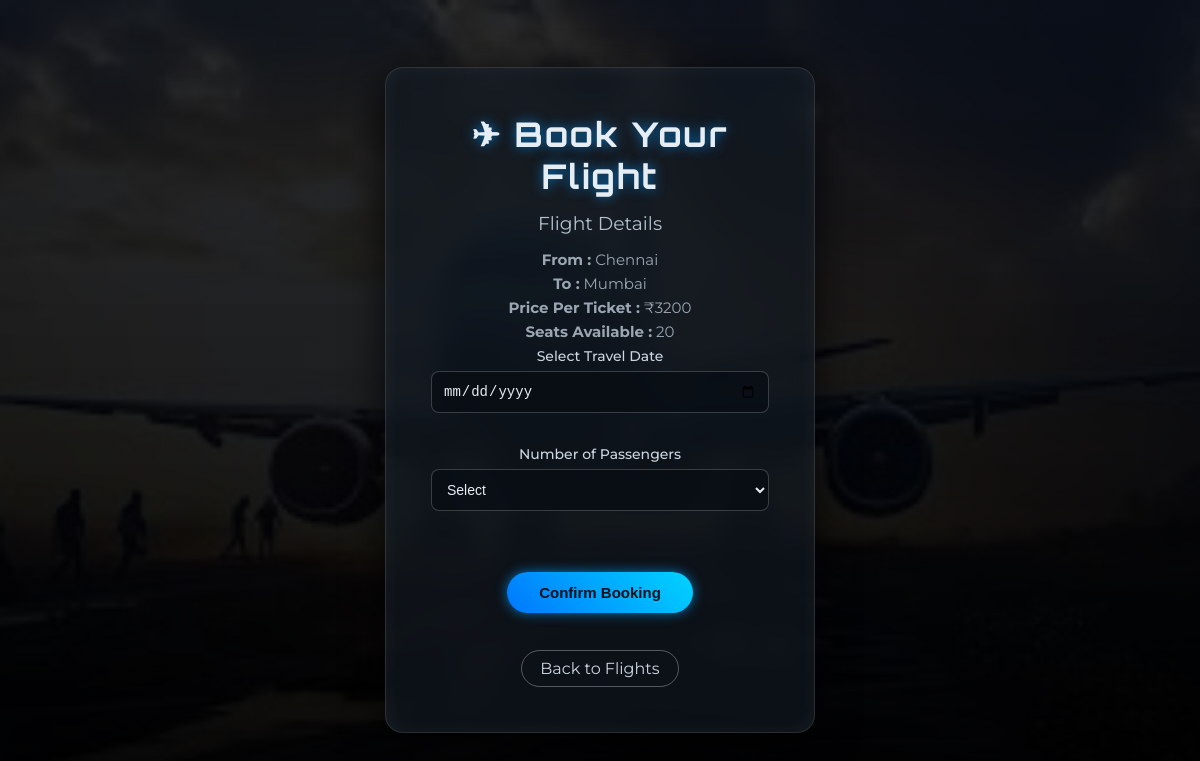
Page /book/2 (signed in) on the committed database.
### main1.py (models this page shows)
class Flight(db.Model):
    id = db.Column(db.Integer, primary_key=True)
    from_city = db.Column(db.String(50), nullable=False)
    to_city = db.Column(db.String(50), nullable=False)
    price = db.Column(db.Integer, nullable=False)
    seats_available = db.Column(db.Integer, nullable=False)

### main1.py (the view, shortened to what this page needs)
@app.route("/book/<int:flight_id>", methods=["GET", "POST"])
def book_flight(flight_id):
    if "username" not in session:
        return redirect(url_for("login"))
    flight = Flight.query.get_or_404(flight_id)
    today = datetime.date.today().strftime("%Y-%m-%d")
    return render_template("book.html", flight=flight, today=today, username=session["username"])

### templates/book.html (shortened to what this page needs)
<!DOCTYPE html>
<html>
<head>
    <link rel="stylesheet" href="{{ url_for('static', filename='book.css') }}">
</head>
<body>
    <div class="overlay">
        <div class="booking-card">
            <h1>✈ Book Your Flight</h1>
            <h3>Flight Details</h3>
            <p><b>From :</b> {{ flight.from_city }}</p>
            <p><b>To :</b> {{ flight.to_city }}</p>
            <p><b>Price Per Ticket :</b> ₹{{ flight.price }}</p>
            <p><b>Seats Available :</b> {{ flight.seats_available }}</p>
            <form method="POST">
                <label>Select Travel Date</label>
                <br>
                <input type="date" name="travel_date" min="{{ today }}" required>
                <br><br>
                <label>Number of Passengers</label>
                <br>
                <select id="passengers" onchange="generatePassengers()" required>
                    <option value="">Select</option>
                </select>
                <br><br>
                <button type="submit">Confirm Booking</button>
            </form>
            <br>
            <a href="{{ url_for('home') }}" class="back-btn">Back to Flights</a>
        </div>
    </div>
</body>
</html>

### static/book.css (style rules this page uses)
* { margin:0; padding:0; box-sizing:border-box; }
body { font-family: 'Montserrat', sans-serif; color:#e6edf3; min-height:100vh; display:flex; justify-content:center; align-items:center; flex-direction:column; text-align:center; background: url('images/book.jpg') no-repeat center center fixed; background-size: cover; position:relative; }
body::before { content:""; position:absolute; top:0; left:0; width:100%; height:100%; background:linear-gradient( 180deg, rgba(5,10,20,0.85), rgba(0,0,0,0.95) ); z-index:0; }
.booking-card { position:relative; z-index:2; width:430px; padding:45px; border-radius:18px; background:rgba(18,25,35,0.65); backdrop-filter:blur(12px); border:1px solid rgba(255,255,255,0.12); box-shadow: 0 10px 40px rgba(0,0,0,0.8), inset 0 0 20px rgba(255,255,255,0.05); transition:all .35s; }
h1 { font-family:'Orbitron',sans-serif; font-size:34px; letter-spacing:2px; margin-bottom:15px; color:#e6edf3; text-shadow: 0 0 12px rgba(0,150,255,0.7); }
h3 { font-weight:400; margin-bottom:15px; color:#b5c1ce; }
p { font-size:15px; margin:5px 0; color:#9aa7b3; }
label { font-size:14px; font-weight:500; color:#cbd5df; }
input,select { width:100%; padding:11px; margin-top:6px; margin-bottom:12px; border-radius:8px; border:1px solid rgba(255,255,255,0.2); font-size:14px; background:rgba(10,15,22,0.85); color:#e6edf3; outline:none; transition:.3s; }
button { margin-top:20px; padding:12px 32px; border-radius:30px; border:none; font-size:15px; font-weight:600; cursor:pointer; background:linear-gradient(45deg,#0077ff,#00d4ff); color:#031018; box-shadow: 0 0 12px rgba(0,160,255,0.7); transition:.3s; }
.back-btn { display:inline-block; margin-top:18px; padding:8px 18px; text-decoration:none; border-radius:20px; border:1px solid rgba(255,255,255,0.3); color:#cbd5df; transition:.3s; }

### rows in the picture
Flight: from_city "Chennai", to_city "Mumbai", price "3200", seats_available "20"
